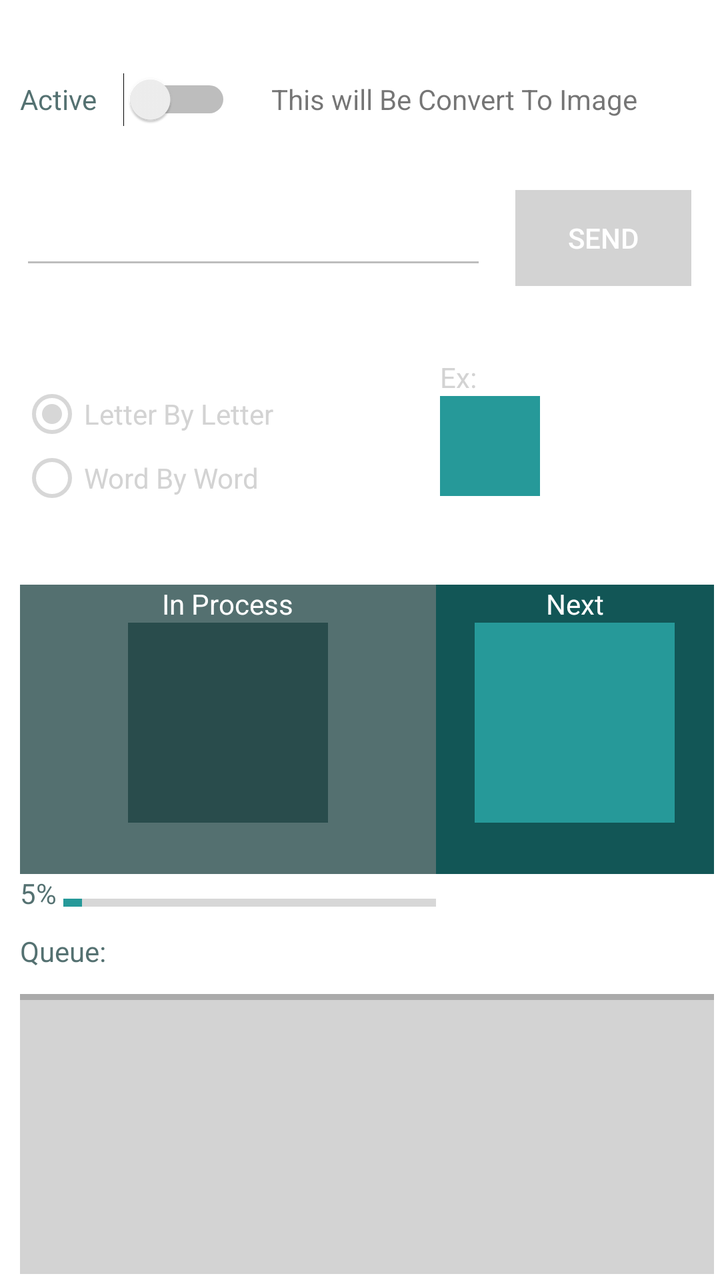
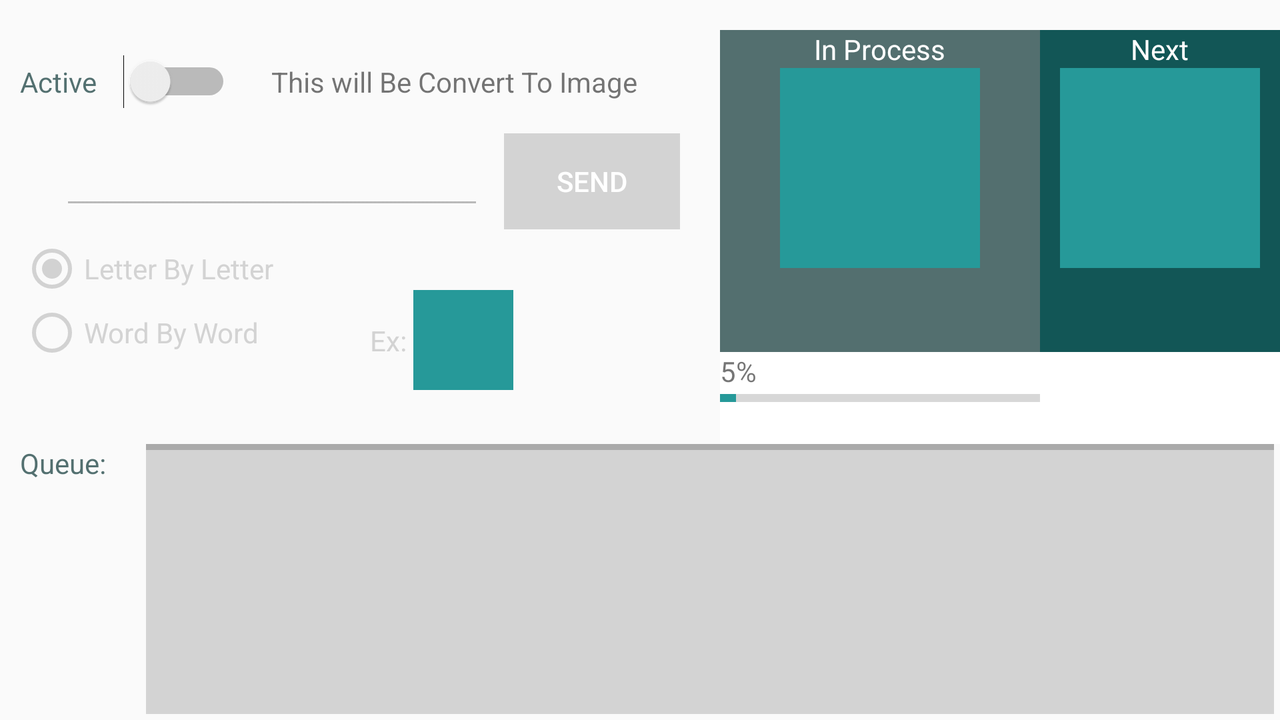

An Android layout and its configuration variant, each rendered on a device that would load it. The default file and the variant file are quoted in full after the pictures.
<!-- AndroidManifest.xml: application theme AppTheme -->
<!-- res/layout/fragment_display_text.xml -->
<LinearLayout
    android:id="@+id/TextLinearLayout"
    xmlns:android="http://schemas.android.com/apk/res/android"
    android:layout_width="match_parent"
    android:layout_height="match_parent"
    android:background="#ffffff"
    android:orientation="vertical"
    android:paddingLeft="10dp"
    android:paddingTop="15dp">

    <RelativeLayout
        android:layout_width="match_parent"
        android:layout_height="0dp"
        android:layout_weight="1">

        <TextView
            android:id="@+id/txtReviewDisplayText"
            android:layout_width="wrap_content"
            android:layout_height="wrap_content"
            android:layout_centerHorizontal="true"
            android:layout_centerVertical="true"
            android:layout_marginLeft="20dp"
            android:layout_toRightOf="@+id/switchActiveTextDisplay"
            android:text="This will Be Convert To Image" />

        <Switch
            android:id="@+id/switchActiveTextDisplay"
            android:layout_width="wrap_content"
            android:layout_height="match_parent"
            android:textColor="@color/colorPrimaryDark"
            android:text="Active    "
            android:layout_alignParentTop="true"
            android:layout_alignParentLeft="true"
            android:layout_alignParentStart="true" />
    </RelativeLayout>

    <LinearLayout
        android:layout_width="match_parent"
        android:layout_height="0dp"
        android:layout_weight="1"
        android:orientation="horizontal">

        <RelativeLayout
            android:layout_width="0dp"
            android:layout_height="match_parent"
            android:layout_weight="2">

            <EditText
                android:id="@+id/edtSendText"
                android:layout_width="match_parent"
                android:layout_height="wrap_content"
                android:singleLine="true"
                android:gravity="right"
                android:enabled="false"
                android:layout_centerVertical="true"
                android:layout_alignParentLeft="true"
                android:layout_alignParentStart="true" />
        </RelativeLayout>

        <RelativeLayout
            android:layout_width="0dp"
            android:layout_height="match_parent"
            android:layout_weight="1">

            <Button
                android:id="@+id/btnSendText"
                android:layout_width="wrap_content"
                android:layout_height="wrap_content"
                android:layout_centerVertical="true"
                android:background="#d3d3d3"
                android:layout_centerHorizontal="true"
                android:enabled="false"
                android:text=" Send "
                android:textColor="#ffffff" />
        </RelativeLayout>
    </LinearLayout>

    <LinearLayout
        android:layout_width="match_parent"
        android:layout_height="0dp"
        android:layout_weight="2"
        android:orientation="horizontal">

        <RelativeLayout
            android:layout_width="0dp"
            android:layout_height="match_parent"
            android:layout_weight="3">

            <RadioGroup
                android:id="@+id/radioGroup"
                android:layout_width="wrap_content"
                android:layout_height="wrap_content"
                android:layout_centerVertical="true">

                <RadioButton
                    android:id="@+id/radioLetterByLetter"
                    android:layout_width="wrap_content"
                    android:layout_height="wrap_content"
                    android:textColor="#d3d3d3"
                    android:enabled="false"
                    android:text="Letter By Letter"
                    android:checked="true" />

                <RadioButton
                    android:id="@+id/radioWordByWord"
                    android:layout_width="wrap_content"
                    android:textColor="#d3d3d3"
                    android:enabled="false"
                    android:layout_height="wrap_content"
                    android:text="Word By Word" />
            </RadioGroup>
        </RelativeLayout>

        <RelativeLayout
            android:layout_width="0dp"
            android:layout_height="match_parent"
            android:layout_weight="2">
            <TextView
                android:id="@+id/txtImageView"
                android:layout_width="wrap_content"
                android:layout_height="wrap_content"
                android:textColor="@color/disable"
                android:layout_above="@+id/imageExample"
                android:text="Ex:" />

            <ImageView
                android:id="@+id/imageExample"
                android:layout_width="50dp"
                android:layout_height="50dp"
                android:layout_centerVertical="true"
                android:background="@color/colorAccent"></ImageView>
        </RelativeLayout>
    </LinearLayout>

    <LinearLayout
        android:layout_width="match_parent"
        android:layout_height="0dp"
        android:layout_weight="2.5"
        android:orientation="vertical">

        <LinearLayout
            android:layout_width="match_parent"
            android:layout_height="0dp"
            android:paddingRight="3dp"
            android:layout_weight="5">

            <LinearLayout
                android:layout_width="0dp"
                android:layout_height="match_parent"
                android:layout_weight="3"
                android:orientation="vertical">

                <RelativeLayout
                    android:layout_width="match_parent"
                    android:background="@color/colorPrimaryDark"
                    android:layout_height="0dp"
                    android:layout_weight="5">
                    <TextView
                        android:id="@+id/txtInProgress"
                        android:layout_width="wrap_content"
                        android:layout_height="wrap_content"
                        android:layout_centerHorizontal="true"
                        android:textColor="#ffffff"
                        android:text="In Process"
                        />

                    <ImageView
                        android:id="@+id/imageInProgess"
                        android:layout_width="100dp"
                        android:layout_height="100dp"
                        android:scaleType="fitCenter"
                        android:layout_marginBottom="10dp"
                        android:layout_below="@+id/txtInProgress"
                        android:layout_centerHorizontal="true"
                        android:src="@drawable/bletter"
                        android:background="@color/colorPrimaryDark"/>

                </RelativeLayout>

                <RelativeLayout
                    android:layout_width="match_parent"
                    android:layout_height="0dp"
                    android:layout_weight="1">
                    <TextView
                        android:id="@+id/txtpercentText"
                        android:layout_width="wrap_content"
                        android:layout_height="wrap_content"
                        android:textColor="@color/colorPrimaryDark"
                        android:text="5% " />
                    <ProgressBar
                        android:id="@+id/progressBarText"
                        style="?android:attr/progressBarStyleHorizontal"
                        android:layout_width="wrap_content"
                        android:layout_height="wrap_content"
                        android:layout_toRightOf="@+id/txtpercentText"
                        android:layout_centerHorizontal="true"
                        android:layout_centerVertical="true"
                        android:indeterminate="false"
                        android:max="100"
                        android:minHeight="50dp"
                        android:minWidth="200dp"
                        android:progress="5" />


                </RelativeLayout>
            </LinearLayout>

            <LinearLayout
                android:layout_width="0dp"
                android:layout_height="match_parent"
                android:layout_weight="2"
                android:orientation="vertical">

                <RelativeLayout
                    android:layout_width="match_parent"
                    android:layout_height="0dp"
                    android:background="@color/colorPrimary"
                    android:layout_weight="5">

                    <TextView
                        android:id="@+id/txtNextProgress"
                        android:layout_width="wrap_content"
                        android:layout_height="wrap_content"
                        android:textColor="#ffffff"
                        android:layout_centerHorizontal="true"
                        android:layout_marginLeft="20dp"
                        android:text="Next" />

                    <ImageView
                        android:id="@+id/imageNextProgress"
                        android:layout_width="100dp"
                        android:layout_height="100dp"
                        android:scaleType="fitCenter"
                        android:layout_marginBottom="10dp"
                        android:layout_below="@+id/txtNextProgress"
                        android:layout_centerHorizontal="true"
                        android:src="@drawable/cletter"
                        android:background="@color/colorAccent"/>
                </RelativeLayout>

                <RelativeLayout
                    android:layout_width="match_parent"
                    android:layout_height="0dp"
                    android:layout_weight="1">

                </RelativeLayout>


            </LinearLayout>

        </LinearLayout>


    </LinearLayout>

    <LinearLayout
        android:layout_width="match_parent"
        android:layout_height="0dp"
        android:layout_weight="2.5"
        android:paddingBottom="3dp"
        android:paddingRight="3dp"
        android:orientation="vertical">

        <LinearLayout
            android:layout_width="match_parent"
            android:layout_height="0dp"
            android:layout_weight="2"
            android:background="#ffffff"
            android:orientation="vertical">
            <TextView
                android:id="@+id/TxtQueue"
                android:layout_width="wrap_content"
                android:layout_height="wrap_content"
                android:layout_centerVertical="true"
                android:textColor="@color/colorPrimaryDark"

                android:text="Queue:"
                />
        </LinearLayout>

        <LinearLayout
            android:layout_width="match_parent"
            android:layout_height="0dp"
            android:layout_weight="9"
            android:background="@color/disable"
            android:orientation="vertical">
            <TextView
                android:id="@+id/line"
                style="?android:attr/listSeparatorTextViewStyle"
                android:paddingTop="5dip"
                android:gravity="center_horizontal"
                android:layout_below="@+id/connect_help"
                android:layout_width="match_parent"
                android:layout_height="3dp"
                android:background="@android:color/darker_gray" />
            <GridView
                android:id="@+id/gridviewText"
                android:layout_width="match_parent"
                android:layout_height="match_parent"
                android:horizontalSpacing="10dp"
                android:numColumns="1"
                android:scrollbars="horizontal"
                ></GridView>


        </LinearLayout>
    </LinearLayout>
</LinearLayout>
<!-- resources referenced by this layout -->
<resources>
  <color name="colorAccent">#269999</color>
  <color name="colorPrimary">#125656</color>
  <color name="colorPrimaryDark">#bf1b4141</color>
  <item name="disable" type="color">#d3d3d3</item>
  <style name="AppTheme" parent="Theme.AppCompat.Light.DarkActionBar">
          
          <item name="colorPrimary">@color/colorPrimary</item>
          <item name="colorPrimaryDark">@color/colorPrimaryDark</item>
          <item name="colorAccent">@color/colorAccent</item>
  
      </style>
</resources>
<!-- res/layout-land/fragment_display_text.xml (the repository's variant of the layout above) -->
<!-- drawn on the phone turned sideways -->
<LinearLayout xmlns:android="http://schemas.android.com/apk/res/android"
        android:layout_width="fill_parent"
        android:id="@+id/TextLinearLayout"
        android:layout_height="fill_parent"
        android:paddingLeft="10dp"
        android:paddingTop="15dp"
        android:orientation="vertical">
        <LinearLayout
            android:layout_weight="3"
            android:orientation="horizontal"
            android:layout_width="match_parent"
            android:layout_height="0dp">

            <LinearLayout
                android:layout_weight="5"
                android:layout_width="0dp"
                android:orientation="vertical"
                android:layout_height="match_parent">
                <RelativeLayout
                    android:layout_weight="1"
                    android:layout_width="match_parent"
                    android:layout_height="0dp">
                    <TextView
                        android:id="@+id/txtReviewDisplayText"
                        android:layout_width="wrap_content"
                        android:layout_height="wrap_content"
                        android:layout_centerHorizontal="true"
                        android:layout_marginLeft="20dp"
                        android:layout_centerVertical="true"
                        android:layout_toRightOf="@+id/switchActiveTextDisplay"
                        android:text="This will Be Convert To Image" />

                    <Switch
                        android:id="@+id/switchActiveTextDisplay"
                        android:layout_width="wrap_content"
                        android:textColor="@color/colorPrimaryDark"
                        android:layout_height="match_parent"
                        android:text="Active    "
                        android:layout_alignParentTop="true"
                        android:layout_alignParentLeft="true"
                        android:layout_alignParentStart="true" />
                </RelativeLayout>
                <RelativeLayout
                    android:layout_weight="1"
                    android:layout_width="match_parent"
                    android:layout_height="0dp">
                    <EditText
                        android:id="@+id/edtSendText"
                        android:layout_width="match_parent"
                        android:layout_height="wrap_content"
                        android:layout_marginLeft="20dp"
                        android:layout_marginRight="10dp"
                        android:enabled="false"
                        android:padding="5dp"
                        android:singleLine="true"
                        android:layout_toLeftOf="@+id/btnSendText"
                        android:gravity="right"
                        android:layout_centerVertical="true" />

                    <Button
                        android:id="@+id/btnSendText"
                        android:layout_width="wrap_content"
                        android:layout_height="wrap_content"
                        android:enabled="false"

                        android:background="@color/disable"
                        android:textColor="#ffffff"
                        android:text="Send"
                        android:layout_marginRight="20dp"
                        android:layout_alignParentTop="true"
                        android:layout_alignParentRight="true" />
                </RelativeLayout>
                <LinearLayout
                    android:layout_weight="2"
                    android:orientation="horizontal"
                    android:layout_width="match_parent"
                    android:layout_height="0dp">
                    <RelativeLayout
                        android:layout_weight="1"
                        android:layout_width="0dp"
                        android:layout_height="match_parent">
                        <RadioGroup
                            android:id="@+id/RadioGroup"
                            android:layout_width="wrap_content"
                            android:layout_height="wrap_content"
                            >

                            <RadioButton
                                android:id="@+id/radioLetterByLetter"
                                android:layout_width="wrap_content"
                                android:textColor="@color/disable"
                                android:enabled="false"
                                android:checked="true"
                                android:layout_height="wrap_content"
                                android:text="Letter By Letter" />

                            <RadioButton
                                android:id="@+id/radioWordByWord"
                                android:layout_width="wrap_content"
                                android:layout_height="wrap_content"
                                android:textColor="@color/disable"
                                android:enabled="false"
                                android:text="Word By Word" />
                        </RadioGroup>
                    </RelativeLayout>
                    <RelativeLayout
                        android:layout_weight="1"
                        android:layout_width="0dp"
                        android:layout_height="match_parent">
                        <TextView
                            android:id="@+id/txtImageView"
                            android:layout_width="wrap_content"
                            android:text="Ex: "
                            android:textColor="@color/disable"
                            android:layout_centerVertical="true"
                            android:layout_height="wrap_content" />
                        <ImageView
                            android:id="@+id/imageExample"
                            android:layout_width="50dp"
                            android:layout_centerVertical="true"
                            android:textColor="@color/colorPrimaryDark"
                            android:background="@color/colorAccent"
                            android:layout_toRightOf="@+id/txtImageView"
                            android:layout_height="50dp"></ImageView>
                    </RelativeLayout>
                </LinearLayout>
            </LinearLayout>

            <LinearLayout
                android:layout_weight="4"
                android:layout_width="0dp"
                android:paddingRight="0dp"
                android:layout_height="fill_parent">
                <LinearLayout
                    android:background="@color/colorPrimaryDark"
                    android:layout_weight="2"
                    android:orientation="vertical"
                    android:layout_width="0dp"
                    android:layout_height="match_parent">

                    <RelativeLayout
                        android:layout_weight="7"
                        android:gravity="center_horizontal"
                        android:layout_width="match_parent"
                        android:layout_height="0dp">
                        <TextView
                            android:id="@+id/txtInProgress"
                            android:layout_width="wrap_content"
                            android:layout_alignParentTop="true"
                            android:text="In Process"
                            android:textColor="#ffffff"
                            android:layout_centerHorizontal="true"
                            android:layout_height="wrap_content" />

                        <ImageView
                            android:id="@+id/imageInProgess"
                            android:layout_width="100dp"
                            android:layout_height="100dp"
                            android:scaleType="fitCenter"
                            android:layout_below="@+id/txtInProgress"
                            android:layout_centerHorizontal="true"
                            android:layout_gravity="center_horizontal"
                            android:src="@drawable/bletter"
                            android:background="@color/colorAccent"/>


                    </RelativeLayout>

                    <RelativeLayout
                        android:layout_weight="2"
                        android:layout_width="match_parent"
                        android:background="#ffffff"
                        android:layout_height="0dp">
                        <ProgressBar
                            android:id="@+id/progressBarText"
                            style="?android:attr/progressBarStyleHorizontal"
                            android:layout_width="wrap_content"
                            android:layout_height="wrap_content"
                            android:layout_centerVertical="true"
                            android:layout_centerHorizontal="true"
                            android:indeterminate="false"
                            android:max="100"
                            android:minHeight="50dp"
                            android:minWidth="200dp"
                            android:progress="5" />
                        <TextView
                            android:id="@+id/txtpercentText"
                            android:layout_width="wrap_content"
                            android:layout_height="wrap_content"
                            android:layout_alignTop="@+id/progressBarText"
                            android:text="5%"/>
                    </RelativeLayout>
                </LinearLayout>

                <LinearLayout
                    android:layout_weight="1.5"
                    android:layout_width="0dp"
                    android:orientation="vertical"
                    android:background="@color/colorPrimary"
                    android:layout_height="match_parent">
                    <RelativeLayout
                        android:layout_weight="7"
                        android:layout_width="match_parent"
                        android:layout_height="0dp">
                        <TextView
                            android:id="@+id/txtNextProgress"
                            android:layout_width="wrap_content"
                            android:layout_height="wrap_content"
                            android:textColor="#ffffff"
                            android:layout_centerHorizontal="true"
                            android:layout_marginLeft="20dp"
                            android:text="Next" />
                        <ImageView
                            android:id="@+id/imageNextProgress"
                            android:layout_width="100dp"
                            android:layout_height="100dp"
                            android:layout_centerHorizontal="true"
                            android:layout_below="@+id/txtNextProgress"
                            android:scaleType="fitCenter"
                            android:background="@color/colorAccent"
                            android:src="@drawable/cletter" />
                    </RelativeLayout>
                    <RelativeLayout
                        android:layout_weight="2"
                        android:background="#ffffff"
                        android:layout_width="match_parent"
                        android:layout_height="0dp"></RelativeLayout>



                </LinearLayout>
            </LinearLayout>
        </LinearLayout>

        <LinearLayout
            android:layout_weight="2"
            android:layout_width="match_parent"
            android:orientation="horizontal"
            android:layout_height="0dp">
            <LinearLayout
                android:layout_weight="1"
                android:layout_width="0dp"
                android:layout_height="match_parent">
                <TextView
                    android:id="@+id/TxtQueue"
                    android:layout_width="wrap_content"
                    android:layout_height="wrap_content"
                    android:layout_centerVertical="true"
                    android:textColor="@color/colorPrimaryDark"
                    android:text="Queue:"
                    />
            </LinearLayout>
            <LinearLayout
                android:layout_weight="9"
                android:layout_width="0dp"
                android:orientation="vertical"
                android:paddingRight="3dp"
                android:paddingBottom="3dp"
                android:layout_height="match_parent">
                <TextView
                    android:id="@+id/line"
                    style="?android:attr/listSeparatorTextViewStyle"
                    android:paddingTop="5dip"
                    android:gravity="center_horizontal"
                    android:layout_below="@+id/connect_help"
                    android:layout_width="match_parent"
                    android:layout_height="3dp"
                    android:background="@android:color/darker_gray" />
                <GridView
                    android:id="@+id/gridviewText"
                    android:layout_width="match_parent"
                    android:layout_height="match_parent"
                    android:scrollbars="horizontal"
                    android:background="#d3d3d3"
                    android:numColumns="1"
                    ></GridView>
            </LinearLayout>
        </LinearLayout>
    </LinearLayout>
